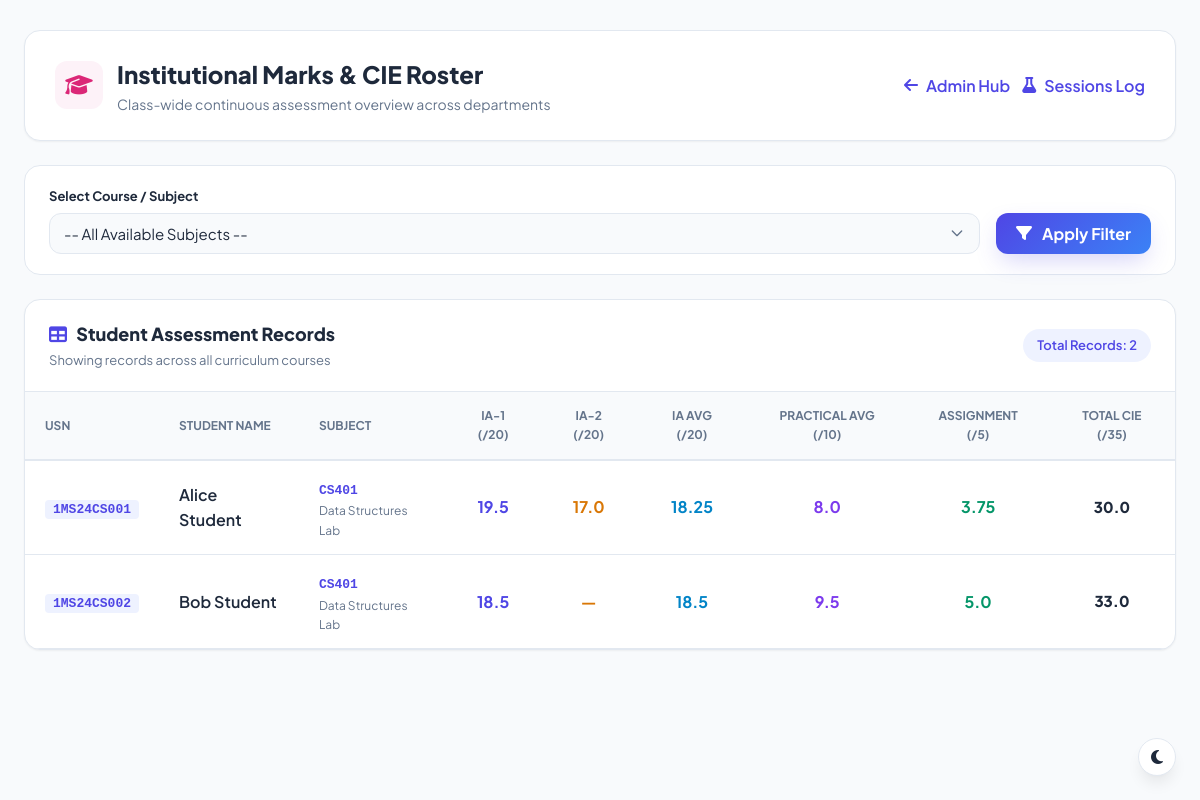
/admin/marks (signed in), run on the app's committed database.
### tables this page shows
CREATE TABLE internal_marks (
    id INTEGER PRIMARY KEY AUTOINCREMENT,
    student_id TEXT NOT NULL,
    subject_id TEXT NOT NULL,
    ia1 REAL DEFAULT 0,
    ia2 REAL DEFAULT 0,
    assignment REAL DEFAULT 0,
    seminar REAL DEFAULT 0,
    viva REAL DEFAULT 0,
    practical REAL DEFAULT 0, max_ia1 REAL DEFAULT 20, max_ia2 REAL DEFAULT 20, teacher_id TEXT, updated_at TEXT, oral_marks REAL, max_oral_marks REAL DEFAULT 25, oral_recorded_date TEXT,
    FOREIGN KEY (student_id) REFERENCES students(usn) ON DELETE CASCADE,
    FOREIGN KEY (subject_id) REFERENCES subjects(subject_code) ON DELETE CASCADE
);

CREATE TABLE students(
        id INTEGER PRIMARY KEY AUTOINCREMENT,
        usn TEXT UNIQUE NOT NULL,
        fullname TEXT NOT NULL,
        email TEXT UNIQUE NOT NULL,
        department TEXT NOT NULL,
        semester INTEGER NOT NULL,
        section TEXT NOT NULL,
        qr_path TEXT
    );

CREATE TABLE "subjects" (id INTEGER PRIMARY KEY AUTOINCREMENT, subject_code TEXT UNIQUE NOT NULL, subject_name TEXT NOT NULL, department TEXT NOT NULL, semester INTEGER NOT NULL);

### app.py (the view)
@app.route("/admin/marks")
@role_required("admin")
def admin_marks():
    selected_subject = request.args.get("subject", "").strip().upper()
    conn = get_db_connection()
    cursor = conn.cursor()
    cursor.execute("SELECT subject_code, subject_name, department, semester FROM subjects ORDER BY subject_code ASC")
    all_subjects = cursor.fetchall()
    if selected_subject:
        cursor.execute("""
            SELECT im.student_id, st.fullname, im.subject_id, s.subject_name,
                   im.ia1, im.ia2, im.max_ia1, im.max_ia2
            FROM internal_marks im
            JOIN students st ON im.student_id = st.usn
            JOIN subjects s ON im.subject_id = s.subject_code
            WHERE im.subject_id = ?
            ORDER BY im.student_id ASC
        """, (selected_subject,))
    else:
        cursor.execute("""
            SELECT im.student_id, st.fullname, im.subject_id, s.subject_name,
                   im.ia1, im.ia2, im.max_ia1, im.max_ia2
            FROM internal_marks im
            JOIN students st ON im.student_id = st.usn
            JOIN subjects s ON im.subject_id = s.subject_code
            ORDER BY im.subject_id ASC, im.student_id ASC
        """)
    raw_records = cursor.fetchall()
    marks_records = []
    for r in raw_records:
        usn = r["student_id"]
        sub_code = r["subject_id"]
        ia1_val = r["ia1"]
        ia2_val = r["ia2"]
        valid_ias = [float(x) for x in [ia1_val, ia2_val] if x is not None and str(x) != ""]
        ia_avg = round(sum(valid_ias) / len(valid_ias), 2) if valid_ias else None
        cursor.execute("""
            SELECT AVG(practical_marks) as avg_p, AVG(assignment_marks) as avg_a
            FROM experiment_marks
            WHERE student_id = ? AND subject_id = ?
        """, (usn, sub_code))
        exp_stats = cursor.fetchone()
        prac_avg = round(exp_stats["avg_p"], 2) if exp_stats and exp_stats["avg_p"] is not None else None
        assign_avg = round(exp_stats["avg_a"], 2) if exp_stats and exp_stats["avg_a"] is not None else None
        components = [c for c in [ia_avg, prac_avg, assign_avg] if c is not None]
        total_score = round(sum(components), 2) if components else None
        marks_records.append({
            "student_id": usn,
            "fullname": r["fullname"],
            "subject_id": sub_code,
            "subject_name": r["subject_name"],
            "ia1": ia1_val,
            "ia2": ia2_val,
            "ia_avg": ia_avg,
            "practical_avg": prac_avg,
            "assignment_avg": assign_avg,
            "total_score": total_score
        })
    conn.close()
    return render_template(
        "admin_marks.html",
        all_subjects=all_subjects,
        selected_subject=selected_subject,
        marks_records=marks_records
    )

### templates/admin_marks.html (shortened to what this page needs)
<!DOCTYPE html>
<html lang="en">
<head>
    <link rel="stylesheet" href="{{ url_for('static', filename='css/dashboard.css') }}">
    <link rel="stylesheet" href="{{ url_for('static', filename='css/style.css') }}">
    <link rel="stylesheet" href="https://cdnjs.cloudflare.com/ajax/libs/font-awesome/6.5.2/css/all.min.css">
</head>
<body style="background: var(--bg-main);">
    <div style="max-width: 1360px; margin: 30px auto; padding: 0 24px;">
        <div style="display: flex; justify-content: space-between; align-items: center; flex-wrap: wrap; gap: 20px; background: var(--card-bg); padding: 24px 30px; border-radius: var(--radius-lg); box-shadow: var(--shadow-sm); border: 1px solid var(--border); margin-bottom: 24px;">
            <div style="display: flex; align-items: center; gap: 14px;">
                <div style="width: 48px; height: 48px; border-radius: var(--radius-md); background: #fdf2f8; color: #db2777; display: flex; align-items: center; justify-content: center; font-size: 22px;">
                    <i class="fas fa-graduation-cap"></i>
                </div>
                <div>
                    <h1 style="font-size: 24px; font-weight: 800; color: var(--text-main); margin: 0;">Institutional Marks & CIE Roster</h1>
                    <p style="color: var(--text-muted); font-size: 14px; margin: 0;">Class-wide continuous assessment overview across departments</p>
                </div>
            </div>
            <div style="display: flex; align-items: center; gap: 12px; flex-wrap: wrap;">
                <a href="{{ url_for('admin') }}" class="btn btn-outline" style="display: inline-flex; align-items: center; gap: 8px; font-weight: 600;">
                    <i class="fas fa-arrow-left"></i> Admin Hub
                </a>
                <a href="{{ url_for('practical_sessions_history') }}" class="btn btn-outline" style="display: inline-flex; align-items: center; gap: 8px; font-weight: 600;">
                    <i class="fas fa-flask"></i> Sessions Log
                </a>
            </div>
        </div>
        <div style="background: var(--card-bg); padding: 20px 24px; border-radius: var(--radius-lg); border: 1px solid var(--border); margin-bottom: 24px;">
            <form method="GET" action="{{ url_for('admin_marks') }}" style="display: flex; gap: 16px; align-items: flex-end; flex-wrap: wrap;">
                <div style="flex: 1; min-width: 200px;">
                    <label style="display: block; font-size: 13px; font-weight: 700; color: var(--text-main); margin-bottom: 6px;">
                        Select Course / Subject
                    </label>
                    <select name="subject" class="form-control" style="width: 100%; padding: 10px 14px;" onchange="this.form.submit()">
                        <option value="">-- All Available Subjects --</option>
                    </select>
                </div>
                <div>
                    <button type="submit" class="btn btn-primary" style="padding: 10px 20px; font-weight: 700;">
                        <i class="fas fa-filter"></i> Apply Filter
                    </button>
                </div>
            </form>
        </div>
        <div class="table-card" style="background: var(--card-bg); border-radius: var(--radius-lg); border: 1px solid var(--border); overflow: hidden; box-shadow: var(--shadow-sm); margin-bottom: 30px;">
            <div style="padding: 20px 24px; border-bottom: 1px solid var(--border); display: flex; justify-content: space-between; align-items: center; flex-wrap: wrap; gap: 12px;">
                <div>
                    <h3 style="font-size: 18px; font-weight: 800; color: var(--text-main); margin: 0;">
                        <i class="fas fa-table" style="color: var(--primary); margin-right: 6px;"></i> Student Assessment Records
                    </h3>
                    <p style="font-size: 13px; color: var(--text-muted); margin: 2px 0 0 0;">
                        {% if selected_subject %}Showing evaluations for <strong>{{ selected_subject }}</strong>{% else %}Showing records across all curriculum courses{% endif %}
                    </p>
                </div>
                <span class="badge badge-primary" style="font-size: 13px; padding: 6px 14px;">
                    Total Records: {{ marks_records|length }}
                </span>
            </div>
            <div style="overflow-x: auto;">
                <table class="data-table" style="width: 100%; border-collapse: collapse;">
                    <thead>
                        <tr style="background: var(--bg-main); border-bottom: 2px solid var(--border);">
                            <th style="padding: 14px 20px; text-align: left; font-size: 12px; font-weight: 700; color: var(--text-muted); text-transform: uppercase;">USN</th>
                            <th style="padding: 14px 20px; text-align: left; font-size: 12px; font-weight: 700; color: var(--text-muted); text-transform: uppercase;">Student Name</th>
                            <th style="padding: 14px 20px; text-align: left; font-size: 12px; font-weight: 700; color: var(--text-muted); text-transform: uppercase;">Subject</th>
                            <th style="padding: 14px 20px; text-align: center; font-size: 12px; font-weight: 700; color: var(--text-muted); text-transform: uppercase;">IA-1 (/20)</th>
                            <th style="padding: 14px 20px; text-align: center; font-size: 12px; font-weight: 700; color: var(--text-muted); text-transform: uppercase;">IA-2 (/20)</th>
                            <th style="padding: 14px 20px; text-align: center; font-size: 12px; font-weight: 700; color: var(--text-muted); text-transform: uppercase;">IA Avg (/20)</th>
                            <th style="padding: 14px 20px; text-align: center; font-size: 12px; font-weight: 700; color: var(--text-muted); text-transform: uppercase;">Practical Avg (/10)</th>
                            <th style="padding: 14px 20px; text-align: center; font-size: 12px; font-weight: 700; color: var(--text-muted); text-transform: uppercase;">Assignment (/5)</th>
                            <th style="padding: 14px 20px; text-align: center; font-size: 12px; font-weight: 700; color: var(--text-muted); text-transform: uppercase;">Total CIE (/35)</th>
                        </tr>
                    </thead>
                    <tbody>
                        {% if marks_records %}
                            {% for r in marks_records %}
                            <tr style="border-bottom: 1px solid var(--border);">
                                <td style="padding: 14px 20px;">
                                    <span style="font-weight: 700; font-family: monospace; color: var(--primary); background: #eef2ff; padding: 2px 8px; border-radius: 4px; font-size: 13px;">
                                        {{ r['student_id'] }}
                                    </span>
                                </td>
                                <td style="padding: 14px 20px; font-weight: 600; color: var(--text-main);">
                                    {{ r['fullname'] }}
                                </td>
                                <td style="padding: 14px 20px;">
                                    <span style="font-weight: 700; font-family: monospace; color: #4f46e5;">{{ r['subject_id'] }}</span>
                                    <div style="font-size: 12px; color: var(--text-muted);">{{ r['subject_name'] }}</div>
                                </td>
                                <td style="padding: 14px 20px; text-align: center; font-weight: 700; color: #4f46e5;">
                                    {{ r['ia1'] if r['ia1'] is not none else '—' }}
                                </td>
                                <td style="padding: 14px 20px; text-align: center; font-weight: 700; color: #d97706;">
                                    {{ r['ia2'] if r['ia2'] is not none else '—' }}
                                </td>
                                <td style="padding: 14px 20px; text-align: center; font-weight: 700; color: #0284c7;">
                                    {{ r['ia_avg'] if r['ia_avg'] is not none else '—' }}
                                </td>
                                <td style="padding: 14px 20px; text-align: center; font-weight: 700; color: #7c3aed;">
                                    {{ r['practical_avg'] if r['practical_avg'] is not none else '—' }}
                                </td>
                                <td style="padding: 14px 20px; text-align: center; font-weight: 700; color: #059669;">
                                    {{ r['assignment_avg'] if r['assignment_avg'] is not none else '—' }}
                                </td>
                                <td style="padding: 14px 20px; text-align: center; font-weight: 800; font-size: 15px; color: var(--text-main);">
                                    {{ r['total_score'] if r['total_score'] is not none else '—' }}
                                </td>
                            </tr>
                            {% endfor %}
                        {% endif %}
                    </tbody>
                </table>
            </div>
        </div>
    </div>
</body>
</html>

### data on the page
internal_marks: student_id "1MS24CS001", fullname "Alice Student", subject_id "CS401", subject_name "Data Structures Lab", ia1 "19.5", ia2 "17.0", r "18.25", r "8.0", r "3.75", r "30.0"
internal_marks: student_id "1MS24CS002", fullname "Bob Student", subject_id "CS401", subject_name "Data Structures Lab", ia1 "18.5", r "—", r "9.5", r "5.0", r "33.0"

### other printed values
{{ marks_records|length }} "2"
